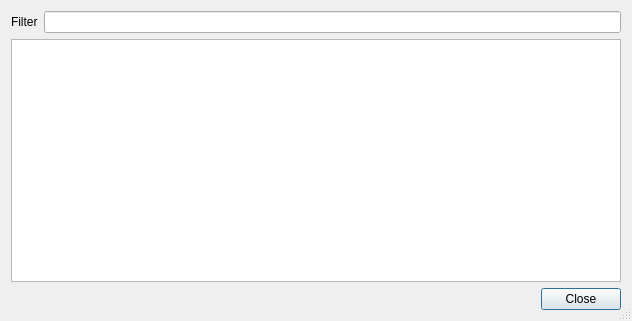
<?xml version="1.0" encoding="UTF-8"?>
<ui version="4.0">
 <author>Evan Teran</author>
 <class>DialogMemoryRegions</class>
 <widget class="QDialog" name="DialogMemoryRegions">
  <property name="geometry">
   <rect>
    <x>0</x>
    <y>0</y>
    <width>632</width>
    <height>321</height>
   </rect>
  </property>
  <property name="windowTitle">
   <string>Memory Regions</string>
  </property>
  <property name="sizeGripEnabled">
   <bool>true</bool>
  </property>
  <layout class="QGridLayout" name="gridLayout">
   <item row="0" column="0">
    <widget class="QLabel" name="label">
     <property name="text">
      <string>Filter</string>
     </property>
    </widget>
   </item>
   <item row="0" column="1">
    <widget class="LineEdit" name="filter"/>
   </item>
   <item row="1" column="0" colspan="2">
    <widget class="QTableView" name="regions_table">
     <property name="font">
      <font>
       <family>Monospace</family>
      </font>
     </property>
     <property name="contextMenuPolicy">
      <enum>Qt::CustomContextMenu</enum>
     </property>
     <property name="editTriggers">
      <set>QAbstractItemView::NoEditTriggers</set>
     </property>
     <property name="alternatingRowColors">
      <bool>true</bool>
     </property>
     <property name="selectionMode">
      <enum>QAbstractItemView::SingleSelection</enum>
     </property>
     <property name="selectionBehavior">
      <enum>QAbstractItemView::SelectRows</enum>
     </property>
     <property name="sortingEnabled">
      <bool>true</bool>
     </property>
     <attribute name="horizontalHeaderStretchLastSection">
      <bool>true</bool>
     </attribute>
     <attribute name="verticalHeaderVisible">
      <bool>false</bool>
     </attribute>
    </widget>
   </item>
   <item row="2" column="0" colspan="2">
    <widget class="QDialogButtonBox" name="button_box">
     <property name="orientation">
      <enum>Qt::Horizontal</enum>
     </property>
     <property name="standardButtons">
      <set>QDialogButtonBox::Close</set>
     </property>
    </widget>
   </item>
  </layout>
 </widget>
 <customwidgets>
  <customwidget>
   <class>LineEdit</class>
   <extends>QLineEdit</extends>
   <header location="global">LineEdit.h</header>
  </customwidget>
 </customwidgets>
 <tabstops>
  <tabstop>filter</tabstop>
  <tabstop>regions_table</tabstop>
 </tabstops>
 <resources/>
 <connections>
  <connection>
   <sender>button_box</sender>
   <signal>rejected()</signal>
   <receiver>DialogMemoryRegions</receiver>
   <slot>close()</slot>
   <hints>
    <hint type="sourcelabel">
     <x>457</x>
     <y>307</y>
    </hint>
    <hint type="destinationlabel">
     <x>481</x>
     <y>289</y>
    </hint>
   </hints>
  </connection>
 </connections>
</ui>
